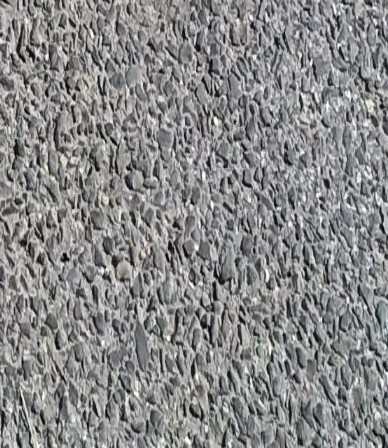
#> input picture raw pics for testing/road/negative/road 0.jpg, 388 x 448 px
$ python main.py '../raw pics for testing/road/negative/road 0.jpg'
#> lines starting #> are read from the running program, lines starting #| are printed output that depends on the picture; after the words box and inside, x2 and y2 are one past the last pixel; in counts of white or black regions, pixels touching at a corner belong together
### Road/preprocess.py
import cv2

#Loads an image, converts to grayscale, reduces noise, and applies binary thresholding.

def load_and_preprocess(image_path, threshold=100):

    # 1. Load the image
#> called with threshold = 100
    img = cv2.imread(image_path)
#> img is the input picture: shape (448, 388, 3); mean B, G, R 137, 136.6, 136.6
    if img is None:
        raise FileNotFoundError(f"Bro, I can't find the image at {image_path}. Check your path!")

    # 2. Convert image to grayscale
    gray = cv2.cvtColor(img, cv2.COLOR_BGR2GRAY)

    # 3. Spatial Filtering (Bilateral Blur
    blurred = cv2.bilateralFilter(gray, 9, 75, 75)
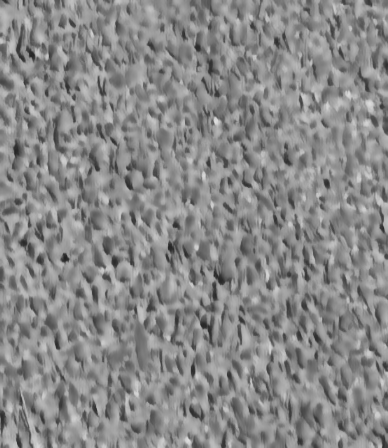
#> blurred: shape (448, 388); min 33, max 222, mean 137.1

    # 4. Binary Thresholding
    _, binary_mask = cv2.threshold(blurred, threshold, 255, cv2.THRESH_BINARY_INV)
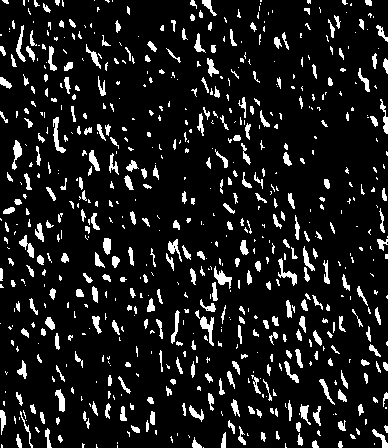
#> binary_mask: shape (448, 388); 10.6% white; 690 white regions (379 under 20 px), largest, box (x1, y1, x2, y2) and area: (200, 316, 214, 346) 181, (53, 117, 66, 153) 170, (214, 266, 232, 289) 166

    return img, binary_mask, blurred

### Road/morphology.py
import cv2
import numpy as np

#    Applies morphological operations to the binary mask BEFORE edge detection.

def prepare_mask_for_edges(binary_mask, kernel_size, min_area):

#> called with kernel_size = 5, min_area = 300
    kernel = np.ones((kernel_size, kernel_size), np.uint8)

    # 1. OPENING (Erosion → Dilation) — remove any remaining isolated specks

    opened = cv2.morphologyEx(binary_mask, cv2.MORPH_OPEN, kernel)
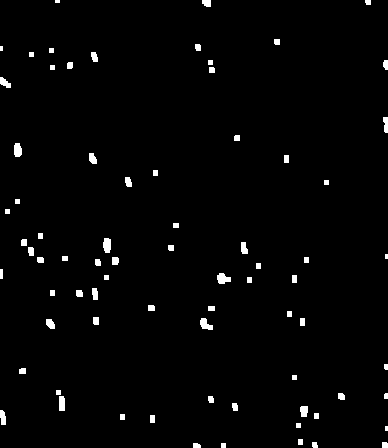
#> opened: shape (448, 388); 1.8% white; 75 white regions (4 under 20 px), largest, box (x1, y1, x2, y2) and area: (217, 273, 231, 284) 109, (103, 238, 111, 253) 104, (200, 318, 213, 330) 99

    # 2. ISLAND REMOVAL via connected components
    # Label every distinct white blob; delete those whose area < min_area.

    num_labels, labels, stats, _ = cv2.connectedComponentsWithStats(opened, connectivity=8)
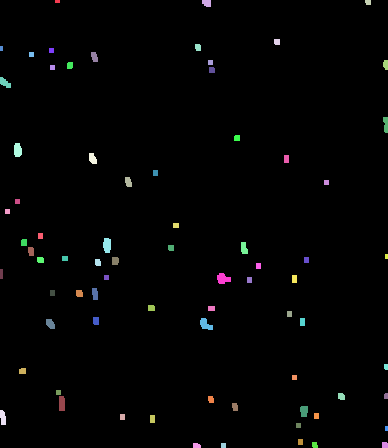
#> labels: shape (448, 388) int32; 76 distinct labels, from 0 to 75; one colour per label, 0 black
#> num_labels = 76; stats = 76 rows, first 6: [0, 0, 388, 448, 170688], [55, 0, 5, 3, 15], [202, 0, 9, 7, 55], [365, 0, 6, 5, 28], [274, 39, 6, 6, 35], [195, 44, 6, 7, 39]
    filtered = np.zeros_like(opened)
    for label in range(1, num_labels):
        area = stats[label, cv2.CC_STAT_AREA]
        if area >= min_area:
            filtered[labels == label] = 255
#> this loop made 75 passes
#> area on passes 2, 3, 4, 5, 7, 8, 9, 10, 11, 12, 13, 14: 55, 28, 35, 39, 25, 25, 56, 25, 43, 40, 25, 35
#> filtered: shape (448, 388); every value is 0

    # 3. CLOSING (Dilation → Erosion) — bridge small gaps between crack segments
    closed = cv2.morphologyEx(filtered, cv2.MORPH_CLOSE, kernel)

    return closed

### Road/edge_detector.py
import cv2

# The Canny algorithm highlights the sharp changes in pixel intensity (the cracks)

def detect_edges(blurred_image, low_threshold, high_threshold):
    edges = cv2.Canny(blurred_image, low_threshold, high_threshold)
    return edges

### Road/main.py
import cv2
import os
import sys
import numpy as np
from preprocess import load_and_preprocess
from edge_detector import detect_edges
from morphology import prepare_mask_for_edges


def overlay_mask(original, mask):
    """Paints the white crack mask bright red on the original image."""
    color_mask = np.zeros_like(original)
    color_mask[mask == 255] = [0, 0, 255]
    overlaid_img = cv2.addWeighted(original, 1.0, color_mask, 0.6, 0)
    return overlaid_img

def main(image_path=None):
    # Image path is passed in from the GUI launcher
    if image_path is None:
        if len(sys.argv) < 2:
            print("[ERROR] No image path provided. Run via launcher.py.")
            return
        image_path = sys.argv[1]

    print("[INFO] Firing up the Crack Detection Pipeline...")

    try:
        # Step 1: go to the preprocess.py file to load and preprocess the image
        original, binary_mask, blurred = load_and_preprocess(image_path)

        # Step 2: Morphology on the binary mask (Erosion → Opening)
        cleaned_mask = prepare_mask_for_edges(binary_mask, kernel_size=5, min_area=300)

        # Step 3: Canny edge detection on the cleaned mask
        edges = detect_edges(cleaned_mask, low_threshold=40, high_threshold=80)

        # Step 4: LOGIC CHECK: Is there actually a crack?
        crack_pixels = cv2.countNonZero(edges)
#> crack_pixels = 0

        if crack_pixels > 0:
            print(f"[DETECTED] Crack found ({crack_pixels}px)")
            final_visual = overlay_mask(original, edges)
            cv2.putText(final_visual, "DEFECT DETECTED", (20, 40),
                        cv2.FONT_HERSHEY_SIMPLEX, 0.6, (0, 0, 255), 2)
        else:
            print("[CLEAR] No cracks detected.")
            final_visual = original.copy()
            cv2.putText(final_visual, "SURFACE CLEAR", (20, 40),
                        cv2.FONT_HERSHEY_SIMPLEX, 0.6, (0, 255, 0), 2)
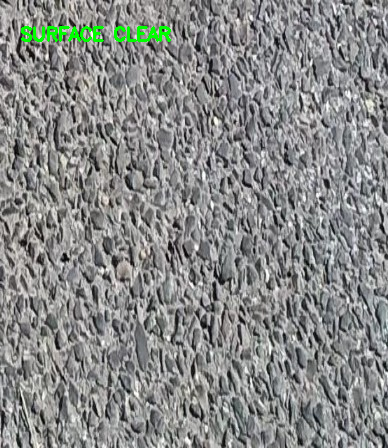
#> final_visual: shape (448, 388, 3); 0.68% of pixels changed, all inside (x1, y1, x2, y2) = (21, 26, 171, 42)


        # Display all pipeline stages
        cv2.imshow("Original Concrete", original)
        cv2.imshow("Grayscale", blurred)
        cv2.imshow("Binary Mask (after Threshold)", binary_mask)
        cv2.imshow("Cleaned Mask (after Erosion + Opening)", cleaned_mask)
        cv2.imshow("Final Edges (Canny)", edges)
        cv2.imshow("Crack Detector System", final_visual)

        print("[INFO] Boom. Images loaded. Press any key on the image window to close.")
        cv2.waitKey(0)
        cv2.destroyAllWindows()

    except Exception as e:
        print(f"[ERROR] {e}")

if __name__ == "__main__":
    # Fix the working directory issue if you run this from the root folder
    script_dir = os.path.dirname(os.path.abspath(__file__))
    os.chdir(script_dir)

    main()
